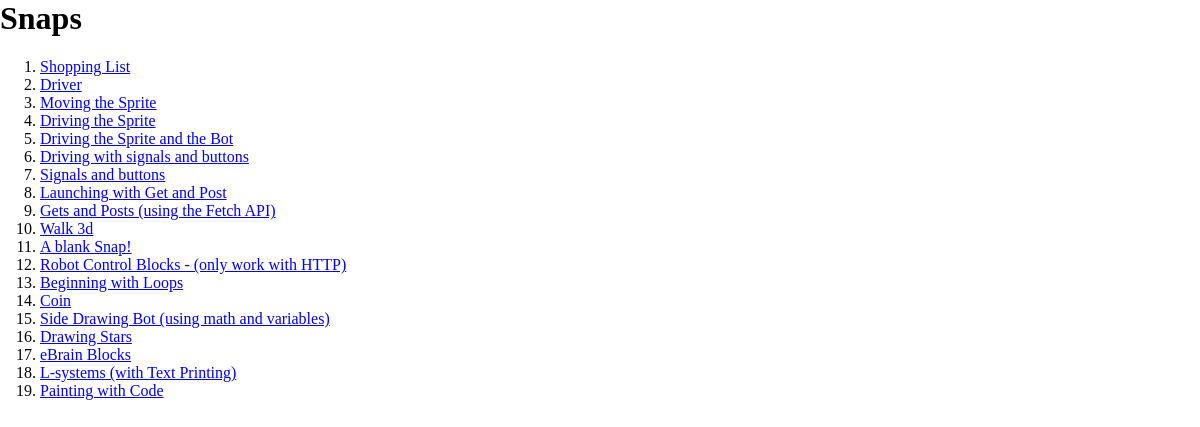
Before: /courses/snaps/ with the older database file.
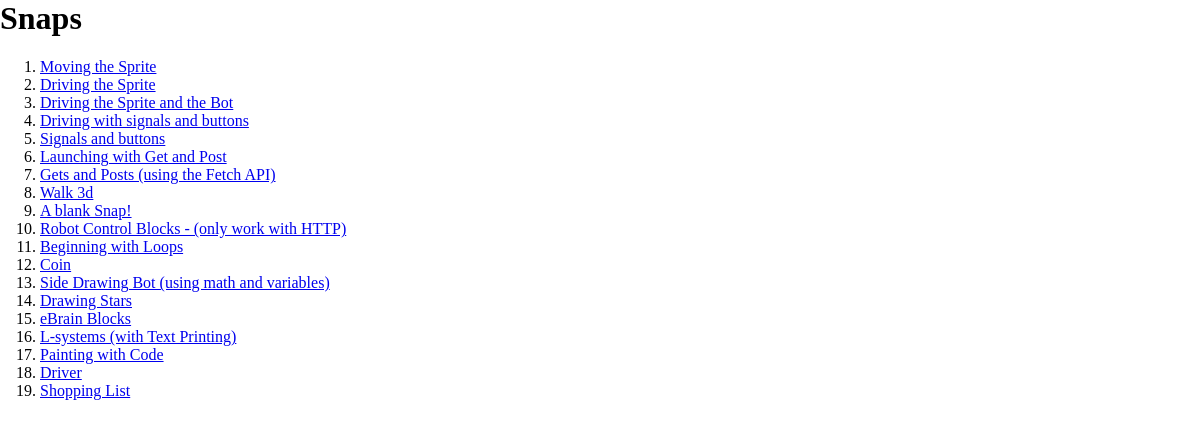
After: the same page with the newer database file.
### courses/models.py (models this page shows, shortened)
class Snap(models.Model):
    title = models.CharField(max_length=200)
    subtile = models.CharField(max_length=200)
    description = models.CharField(max_length=500)
    page = models.ManyToManyField(Lession, blank=True)
    slug = models.SlugField(unique=True, blank=True)
    my_order = models.PositiveIntegerField(default=0, blank=False, null=False)
    file = models.FileField(upload_to='snap/%Y/%m/%d/', null=True, verbose_name="")
    http_only = models.BooleanField(default=False, blank=False, null=False)
    class Meta:
        ordering = ['my_order']

### courses/views/snap_views.py (the view)
class SnapListView(ListView):
    model = Snap
    template_name = "courses/snap_list.html"
    paginate_by = 20
    context_object_name = "snap_list"
    allow_empty = True
    page_kwarg = 'page'
    paginate_orphans = 0
    def __init__(self, **kwargs):
        return super(SnapListView, self).__init__(**kwargs)
    def dispatch(self, *args, **kwargs):
        return super(SnapListView, self).dispatch(*args, **kwargs)
    def get(self, request, *args, **kwargs):
        return super(SnapListView, self).get(request, *args, **kwargs)
    def get_queryset(self):
        return super(SnapListView, self).get_queryset()
    def get_allow_empty(self):
        return super(SnapListView, self).get_allow_empty()
    def get_context_data(self, *args, **kwargs):
        ret = super(SnapListView, self).get_context_data(*args, **kwargs)
        return ret
    def get_paginate_by(self, queryset):
        return super(SnapListView, self).get_paginate_by(queryset)
    def get_context_object_name(self, object_list):
        return super(SnapListView, self).get_context_object_name(object_list)
    def paginate_queryset(self, queryset, page_size):
        return super(SnapListView, self).paginate_queryset(queryset, page_size)
    def get_paginator(self, queryset, per_page, orphans=0, allow_empty_first_page=True):
        return super(SnapListView, self).get_paginator(queryset, per_page, orphans=0, allow_empty_first_page=True)
    def render_to_response(self, context, **response_kwargs):
        return super(SnapListView, self).render_to_response(context, **response_kwargs)
    def get_template_names(self):
        return super(SnapListView, self).get_template_names()

### courses/templates/courses/snap_list.html (shortened to what this page needs)
{% extends "courses/snap_base.html" %}
{% block content %}
<h1>Snaps</h1>
<ol>
    {% for snap in snap_list %}
    <li><a href={% url "courses:snap_detail" snap.slug %}>{{ snap.title }}</a>
        </li>
    {% empty %}
    <li>No Snaps yet.</li>
    {% endfor %}
</ol>
{% endblock %}

Changed rows visible on the page:
changed Snap "Driver": moves down the list
changed Snap "Shopping List": moves down the list
